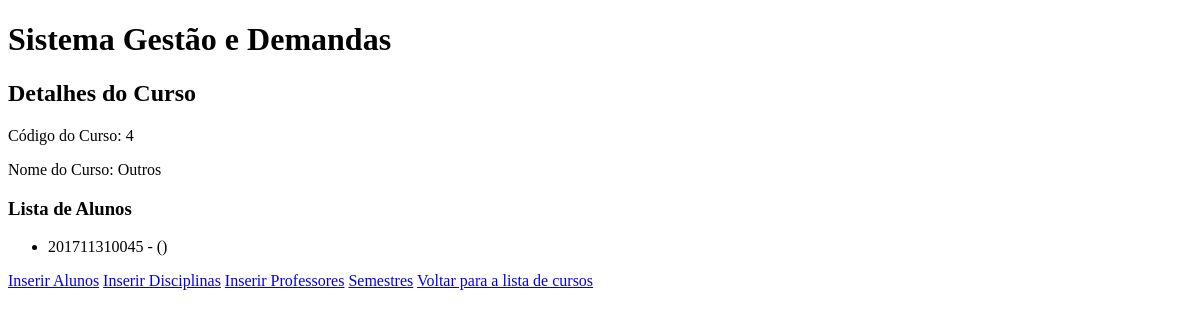
Before: /curso/4/ with the older database file.
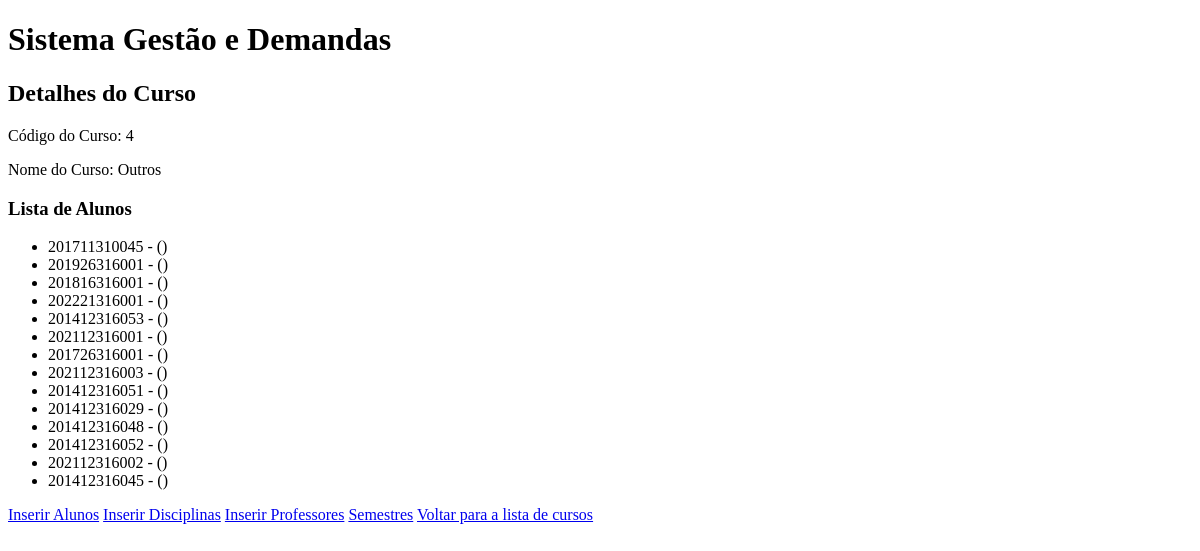
After: the same page with the newer database file.
### gestao/models.py (models this page shows, shortened)
class Aluno(models.Model):
    matricula = models.CharField(max_length=12, primary_key=True)
    nome = models.CharField(max_length=100)
    email = models.EmailField()
    situacao = models.BooleanField(default=True)
    curso = models.ForeignKey(Curso, on_delete=models.CASCADE)

### gestao/views.py (the view)
# urls.py: path('curso/<str:curso_codigo>/', DetalhesCursoView.as_view(), name='detalhes_curso'),
class DetalhesCursoView(View):
    template_name = 'detalhes_curso.html'
    def get(self, request, curso_codigo):
        curso = Curso.objects.get(codigo=curso_codigo)
        alunos = Aluno.objects.filter(curso=curso)
        context = {'curso': curso, 'alunos': alunos}
        return render(request, self.template_name, context)

### gestao/templates/detalhes_curso.html
{% extends 'seu_template.html' %}
{% block content %}
    <h2>Detalhes do Curso</h2>
    <p>Código do Curso: {{ curso.codigo }}</p>
    <p>Nome do Curso: {{ curso.nome }}</p>
    <h3>Lista de Alunos</h3>
    <ul>
        {% for aluno in alunos %}
            <li>{{ aluno.matricula }} - {{ aluno.nome }} ({{ aluno.email }})</li>
        {% empty %}
            <li>Nenhum aluno cadastrado para este curso.</li>
        {% endfor %}
    </ul>
    <a href="{% url 'inserir_alunos_curso'  curso.codigo %}">Inserir Alunos</a>
    <a href="{% url 'inserir_disciplinas_curso'  curso.codigo %}">Inserir Disciplinas</a>
    <a href="{% url 'inserir_professores_curso'  curso.codigo %}">Inserir Professores</a>
    <a href="{% url 'lista_semestres'  curso.codigo %}">Semestres</a>
    <a href="{% url 'lista_cursos' %}">Voltar para a lista de cursos</a>
{% endblock %}

Changed rows visible on the page:
added Aluno: matricula "201926316001"
added Aluno: matricula "201816316001"
now on this page (row edited): Aluno: matricula "202221316001"
now on this page (row edited): Aluno: matricula "201412316053"
now on this page (row edited): Aluno: matricula "202112316001"
added Aluno: matricula "201726316001"
added Aluno: matricula "202112316003"
added Aluno: matricula "201412316051"
added Aluno: matricula "201412316029"
added Aluno: matricula "201412316048"
added Aluno: matricula "201412316052"
now on this page (row edited): Aluno: matricula "202112316002"
now on this page (row edited): Aluno: matricula "201412316045"
